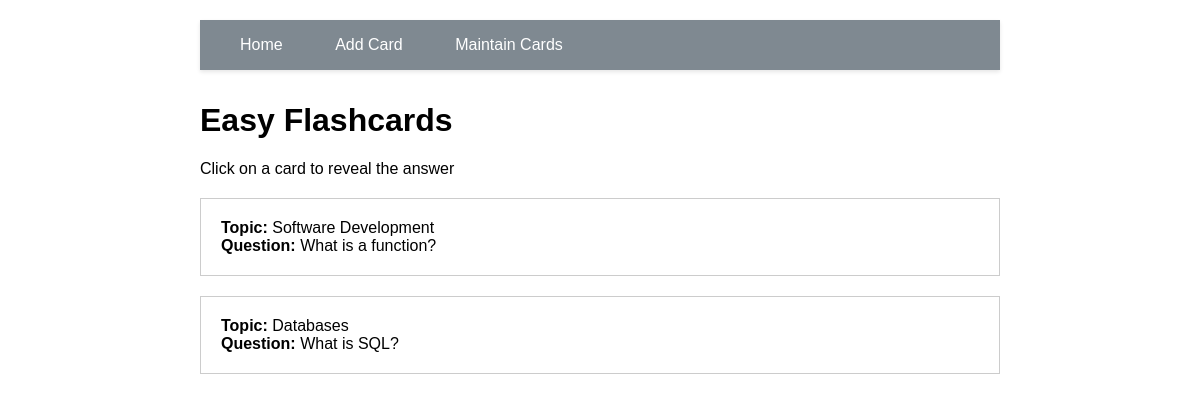
The app's page /cards_diff/Easy with its own data.
### tables this page shows
CREATE TABLE flashcards (
            id INTEGER PRIMARY KEY AUTOINCREMENT,
            topic TEXT NOT NULL,
            question TEXT NOT NULL,
            answer TEXT NOT NULL,
            difficulty TEXT NOT NULL
        );

### app.py (the view)
@app.route('/cards_diff/<difficulty>')
def cards_diff(difficulty):
    conn = get_db_connection()
    flashcards = conn.execute('SELECT * FROM flashcards WHERE difficulty = ?',
                            (difficulty,)).fetchall()
    conn.close()
    return render_template('cards_diff.html', cards=flashcards, difficulty=difficulty)

### app.py (called while the page is built)
def get_db_connection():
    conn = sqlite3.connect('flashcards.db')
    conn.row_factory = sqlite3.Row
    return conn

### templates/cards_diff.html (shortened to what this page needs)
{% extends 'base.html' %}
{% block content %}
<h1>{{ difficulty }} Flashcards</h1>
<p>Click on a card to reveal the answer</p>
{% for card in cards %}
<div class="flashcard">
    <div class="question">
        <strong>Topic:</strong> {{ card['topic'] }}
    </div>
    <div class="question">
        <strong>Question:</strong> {{ card['question'] }}
    </div>
</div>
{% endfor %}
{% endblock %}

### static/style.css (style rules this page uses)
body { font-family: Arial; max-width: 800px; margin: 0 auto; padding: 20px; }
.flashcard { border: 1px solid #ccc; padding: 20px; margin: 20px 0; cursor: pointer; }

### records on screen
flashcards: topic "Software Development", question "What is a function?"
flashcards: topic "Databases", question "What is SQL?"

### other values on screen
{{ difficulty }} "Easy"
